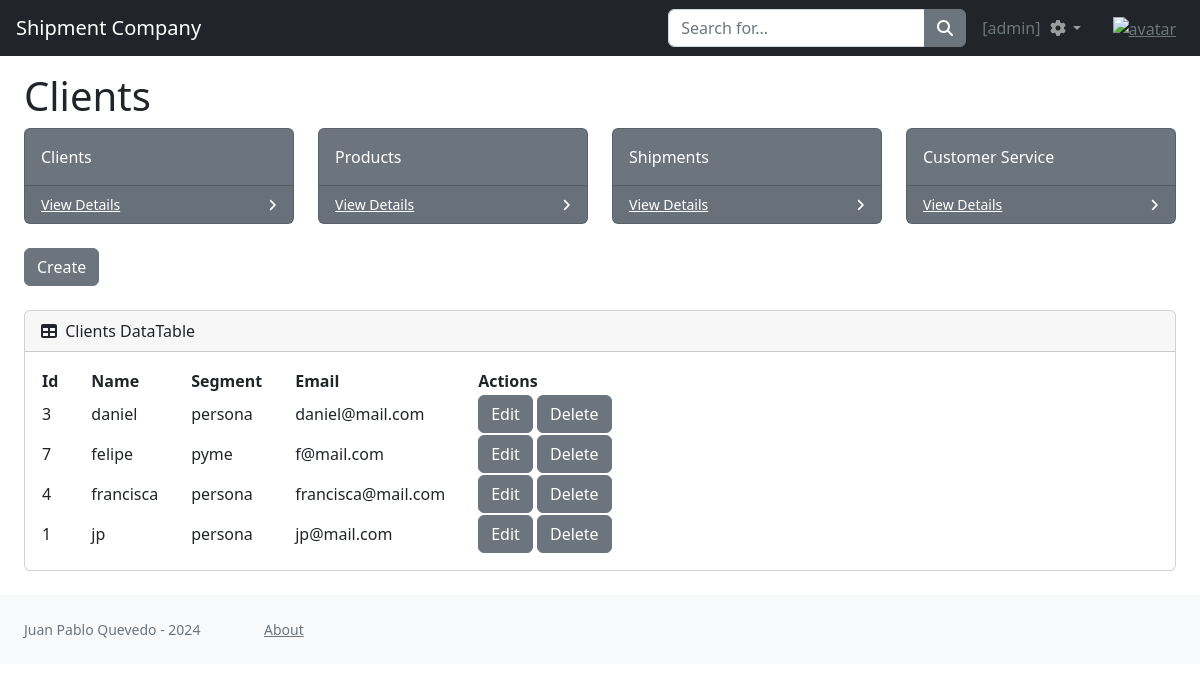
The page /clients (signed in) on the database its author committed.
### entities/models.py (models this page shows, shortened)
class Client(models.Model):
    name = models.CharField(max_length=15)
    segment = models.CharField(max_length=15)
    email = models.EmailField()
    class Meta:
        ordering = ["name"]

### entities/views.py (the view)
# urls.py: path('clients', clients, name='clients'),
@login_required
def clients(request):
    context = {'clients': Client.objects.all()}
    return render(request, 'entities/clients.html', context)

### entities/templates/entities/clients.html
{% extends 'entities/index.html' %}
{% load static %}
{% block title %}
    <div id="layoutSidenav_content">
        <main>
            <div class="container-fluid px-4">
                <h1 style="margin-top: 4.5rem">Clients</h1>
                <div class="row">
                    <div class="col-xl-3 col-md-6">
                        <div class="card bg-secondary text-white mb-4">
                            <div class="card-body">Clients</div>
                            <div class="card-footer d-flex align-items-center justify-content-between">
                                <a class="small text-white stretched-link" href="{% url 'clients' %}">View Details</a>
                                <div class="small text-white"><i class="fas fa-angle-right"></i></div>
                            </div>
                        </div>
                    </div>
                    <div class="col-xl-3 col-md-6">
                        <div class="card bg-secondary text-white mb-4">
                            <div class="card-body">Products</div>
                            <div class="card-footer d-flex align-items-center justify-content-between">
                                <a class="small text-white stretched-link" href="{% url 'products' %}">View Details</a>
                                <div class="small text-white"><i class="fas fa-angle-right"></i></div>
                            </div>
                        </div>
                    </div>
                    <div class="col-xl-3 col-md-6">
                        <div class="card bg-secondary text-white mb-4">
                            <div class="card-body">Shipments</div>
                            <div class="card-footer d-flex align-items-center justify-content-between">
                                <a class="small text-white stretched-link" href="{% url 'shipments' %}">View Details</a>
                                <div class="small text-white"><i class="fas fa-angle-right"></i></div>
                            </div>
                        </div>
                    </div>
                    <div class="col-xl-3 col-md-6">
                        <div class="card bg-secondary text-white mb-4">
                            <div class="card-body">Customer Service</div>
                            <div class="card-footer d-flex align-items-center justify-content-between">
                                <a class="small text-white stretched-link" href="#">View Details</a>
                                <div class="small text-white"><i class="fas fa-angle-right"></i></div>
                            </div>
                        </div>
                    </div>
                </div>
            </div>
        </main>
    </div>
{% endblock title %}
{% block content %}
    <div id="layoutSidenav_content">
        <main>
            <div class="container-fluid px-4">
                <div class="mb-4">
                    <button class="btn btn-secondary" id="btnNavbarSearch" type="button">
                        <a class="dropdown-item" href="{% url 'clientForm' %}">Create</a>
                    </button>
                </div>
                <div class="card mb-4">
                    <div class="card-header">
                        <i class="fas fa-table me-1"></i>
                        Clients DataTable
                    </div>
                    <div class="card-body">
                        <table id="datatablesSimple">
                            <thead>
                                <tr>
                                    <th style="padding-right: 2rem">Id</th>
                                    <th style="padding-right: 2rem">Name</th>
                                    <th style="padding-right: 2rem">Segment</th>
                                    <th style="padding-right: 2rem">Email</th>
                                    <th style="padding-right: 2rem">Actions</th>
                                </tr>
                            </thead>
                            <tbody>
                                {% for c in clients %}
                                    <tr>
                                        <td style="padding-right: 2rem">{{ c.id }}</td>
                                        <td style="padding-right: 2rem">{{ c.name }}</td>
                                        <td style="padding-right: 2rem">{{ c.segment }}</td>
                                        <td style="padding-right: 2rem">{{ c.email }}</td>
                                        <td style="padding-right: 2rem">
                                            <button class="btn btn-secondary" id="btnNavbarSearch" type="button" class="fas fa-edit">
                                                <a class="dropdown-item" href="{% url 'clientUpdate' c.id %}">Edit</a>
                                            </button>
                                            <button class="btn btn-secondary" id="btnNavbarSearch" type="button" class="fas fa-trash">
                                                <a class="dropdown-item" href="{% url 'clientDelete' c.id %}">Delete</a>
                                            </button>
                                        </td>
                                    </tr>
                                    {% endfor %}
                                </tbody>
                        </table>
                    </div>
                </div>
            </div>
        </main>
    </div>
{% endblock content %}

### entities/templates/entities/index.html (shortened to what this page needs)
<!DOCTYPE html>
<html lang="en">
    <head>
        {% load static %}
        <link href="https://cdn.jsdelivr.net/npm/simple-datatables@7.1.2/dist/style.min.css" rel="stylesheet" />
        <link href="{% static 'css/styles.css' %}" rel="stylesheet" />
    </head>
    <body class="sb-nav-fixed">
        <nav class="sb-topnav navbar navbar-expand navbar-dark bg-dark">
            <a class="navbar-brand ps-3" href="{% url 'home' %}">Shipment Company</a>
            {% if user.is_authenticated %}
            <form class="d-none d-md-inline-block form-inline ms-auto me-0 me-md-3 my-2 my-md-0">
                <div class="input-group">
                    <input class="form-control" type="text" placeholder="Search for..." aria-label="Search for..." aria-describedby="btnNavbarSearch" />
                    <button class="btn btn-secondary" id="btnNavbarSearch" type="button"><i class="fas fa-search"></i></button>
                </div>
            </form>
            <div class="text-muted">[{{ user.username }}]</div>
            <ul class="navbar-nav ms-auto ms-md-0 me-3 me-lg-4">
                <li class="nav-item dropdown">
                    <a class="nav-link dropdown-toggle" id="navbarDropdown" href="#" role="button" data-bs-toggle="dropdown" aria-expanded="false"><i class="fas fa-cog fa-fw"></i></a>
                </li>
            </ul>
            <div class="text-center" style="margin-right: 24px">
                <a href="{% url 'add_avatar' %}">
                    <img src="{{ request.session.avatar }}" height="32px" weight="32px" alt="avatar"/>
                </a>
            </div>
            {% endif %}
        </nav>
        {% block title %}{% endblock title %}
        {% block content %}
        {% endblock content %}
        <div id="layoutSidenav_content">
            <footer class="py-4 bg-light mt-auto">
                <div class="container-fluid px-4">
                    <div class="d-flex align-items-center justify-content-start small">
                        <div class="text-muted" style="width: 15rem">Juan Pablo Quevedo - 2024</div>
                        <a class="text-muted" style="align-self: top" href="{% url 'about' %}">About</a>
                    </div>
                </div>
            </footer>
        </div>
    </body>
</html>

### rows shown on the page
Client: id "3", name "daniel", segment "persona", email "daniel@mail.com"
Client: id "7", name "felipe", segment "pyme", email "f@mail.com"
Client: id "4", name "francisca", segment "persona", email "francisca@mail.com"
Client: id "1", name "jp", segment "persona", email "jp@mail.com"

### other values the page prints
{{ user.username }} "admin"
